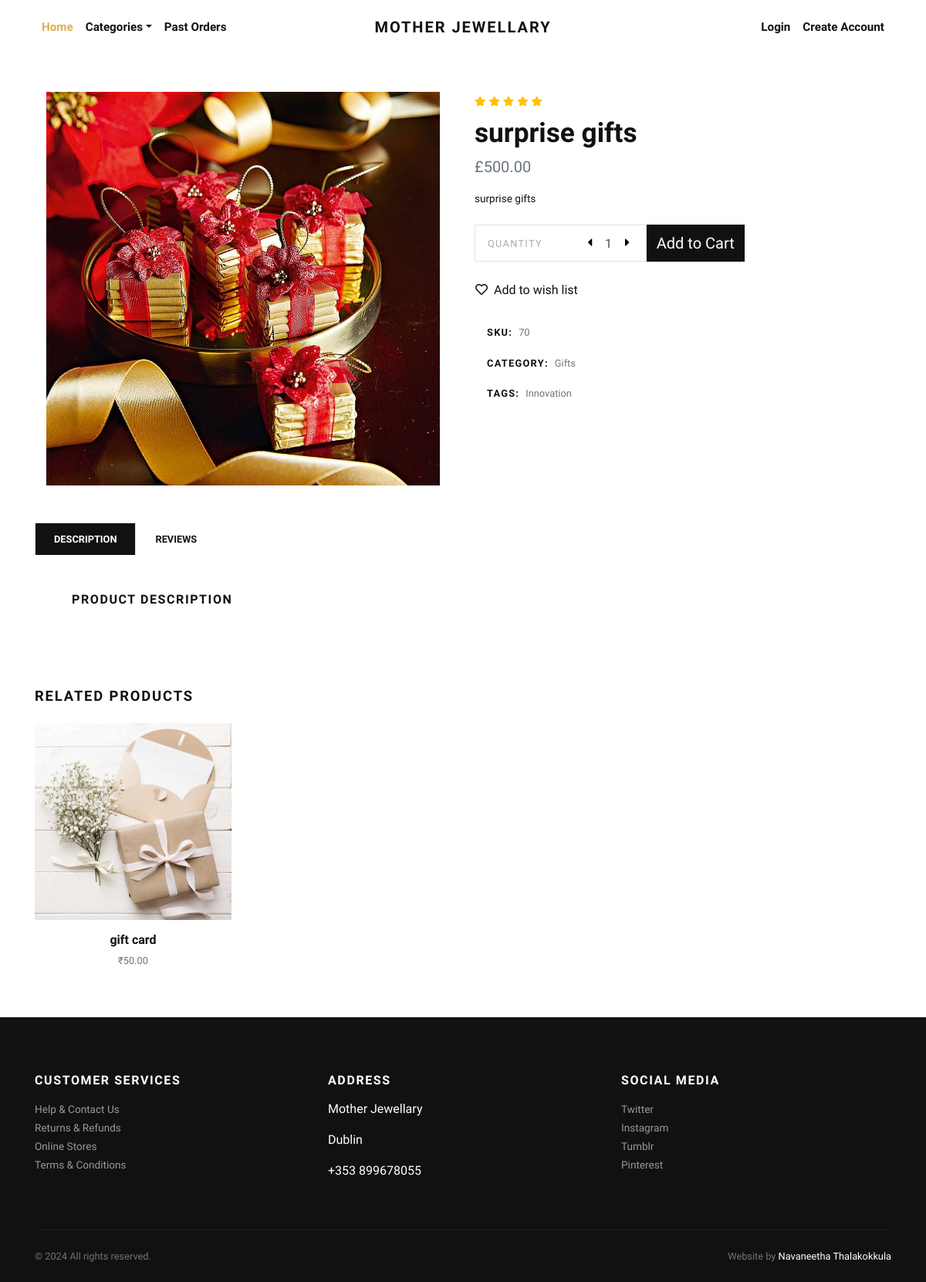
Page /product/surprise-gifts/ on the committed database.
### store/models.py (models this page shows, shortened)
class Product(models.Model):
    title = models.CharField(max_length=150, verbose_name="Product Title")
    slug = models.SlugField(max_length=160, verbose_name="Product Slug")
    sku = models.CharField(max_length=255, unique=True, verbose_name="Unique Product ID (SKU)")
    short_description = models.TextField(verbose_name="Short Description")
    detail_description = models.TextField(blank=True, null=True, verbose_name="Detail Description")
    product_image = models.ImageField(upload_to='product', blank=True, null=True, verbose_name="Product Image")
    price = models.DecimalField(max_digits=8, decimal_places=2)
    category = models.ForeignKey(Category, verbose_name="Product Categoy", on_delete=models.CASCADE)
    is_active = models.BooleanField(verbose_name="Is Active?")
    is_featured = models.BooleanField(verbose_name="Is Featured?")
    created_at = models.DateTimeField(auto_now_add=True, verbose_name="Created Date")
    updated_at = models.DateTimeField(auto_now=True, verbose_name="Updated Date")
    class Meta:
        verbose_name_plural = 'Products'
        ordering = ('-created_at', )

class Category(models.Model):
    title = models.CharField(max_length=50, verbose_name="Category Title")
    slug = models.SlugField(max_length=55, verbose_name="Category Slug")
    description = models.TextField(blank=True, verbose_name="Category Description")
    category_image = models.ImageField(upload_to='category', blank=True, null=True, verbose_name="Category Image")
    is_active = models.BooleanField(verbose_name="Is Active?")
    is_featured = models.BooleanField(verbose_name="Is Featured?")
    created_at = models.DateTimeField(auto_now_add=True, verbose_name="Created Date")
    updated_at = models.DateTimeField(auto_now=True, verbose_name="Updated Date")
    class Meta:
        verbose_name_plural = 'Categories'
        ordering = ('-created_at', )
    def __str__(self):
        return self.title

### store/views.py (the view)
# urls.py: path('product/<slug:slug>/', views.detail, name="product-detail"),
def detail(request, slug):
    product = get_object_or_404(Product, slug=slug)
    related_products = Product.objects.exclude(id=product.id).filter(is_active=True, category=product.category)
    context = {
        'product': product,
        'related_products': related_products,
    }
    return render(request, 'store/detail.html', context)

### store/context_preprocessors.py (called while the page is built)
def store_menu(request):
    categories = Category.objects.filter(is_active=True)
    context = {
        'categories_menu': categories,
    }
    return context

def cart_menu(request):
    if request.user.is_authenticated:
        cart_items= Cart.objects.filter(user=request.user)
        context = {
            'cart_items': cart_items,
        }
    else:
        context = {}
    return context

### templates/store/detail.html (shortened to what this page needs)
{% extends 'base.html' %}
{% load static %}
    {% block content %}
      <section class="py-5">
        <div class="container">
          <div class="row mb-5">
            <div class="col-lg-6">
              <div class="row m-sm-0">
                <div class="col-sm-12 order-1 order-sm-2">
                  <div class="owl-carousel product-slider" data-slider-id="1">
                    {% if product.product_image %}
                      <a class="d-block" href="{{product.product_image.url}}" data-lightbox="product" title="{{product.title}}"><img class="img-fluid" src="{{product.product_image.url}}" alt="{{product.title}}"></a>
                      {% else %}
                      <a class="d-block" href="{% static 'img/product-detail-1.jpg' %}" data-lightbox="product" title="{{product.title}}"><img class="img-fluid" src="{% static 'img/product-detail-1.jpg' %}" alt="{{product.title}}"></a>
                    {% endif %}
                  </div>
                </div>
              </div>
            </div>
            <div class="col-lg-6">
              <ul class="list-inline mb-2">
                <li class="list-inline-item m-0"><i class="fas fa-star small text-warning"></i></li>
                <li class="list-inline-item m-0"><i class="fas fa-star small text-warning"></i></li>
                <li class="list-inline-item m-0"><i class="fas fa-star small text-warning"></i></li>
                <li class="list-inline-item m-0"><i class="fas fa-star small text-warning"></i></li>
                <li class="list-inline-item m-0"><i class="fas fa-star small text-warning"></i></li>
              </ul>
              <h1>{{product.title}}</h1>
              <p class="text-muted lead">£{{product.price}}</p>
              <p class="text-small mb-4">{{product.short_description}}</p>
              <div class="row align-items-stretch mb-4">
                <div class="col-sm-5 pr-sm-0">
                  <div class="border d-flex align-items-center justify-content-between py-1 px-3 bg-white border-white"><span class="small text-uppercase text-gray mr-4 no-select">Quantity</span>
                    <div class="quantity">
                      <button class="dec-btn p-0"><i class="fas fa-caret-left"></i></button>
                      <input name="quantity" class="form-control border-0 shadow-0 p-0" type="text" value="1">
                      <button class="inc-btn p-0"><i class="fas fa-caret-right"></i></button>
                    </div>
                  </div>
                </div>
                <div class="col-sm-3 pl-sm-0">
                  <form action="{% url 'store:add-to-cart' %}">
                    <button type="submit" class="btn btn-dark btn-lg btn-block h-100 d-flex align-items-center justify-content-center px-0">Add to Cart</button>
                  </form>
                </div>
              </div><a class="btn btn-link text-dark p-0 mb-4" href="#"><i class="far fa-heart mr-2"></i>Add to wish list</a><br>
              <ul class="list-unstyled small d-inline-block">
                <li class="px-3 py-2 mb-1 bg-white"><strong class="text-uppercase">SKU:</strong><span class="ml-2 text-muted">{{product.sku}}</span></li>
                <li class="px-3 py-2 mb-1 bg-white text-muted"><strong class="text-uppercase text-dark">Category:</strong><a class="reset-anchor ml-2" href="{% url 'store:category-products' product.category.slug %}">{{product.category}}</a></li>
                <li class="px-3 py-2 mb-1 bg-white text-muted"><strong class="text-uppercase text-dark">Tags:</strong><a class="reset-anchor ml-2" href="#">Innovation</a></li>
              </ul>
            </div>
          </div>
          <ul class="nav nav-tabs border-0" id="myTab" role="tablist">
            <li class="nav-item"><a class="nav-link active" id="description-tab" data-toggle="tab" href="#description" role="tab" aria-controls="description" aria-selected="true">Description</a></li>
            <li class="nav-item"><a class="nav-link" id="reviews-tab" data-toggle="tab" href="#reviews" role="tab" aria-controls="reviews" aria-selected="false">Reviews</a></li>
          </ul>
          <div class="tab-content mb-5" id="myTabContent">
            <div class="tab-pane fade show active" id="description" role="tabpanel" aria-labelledby="description-tab">
              <div class="p-4 p-lg-5 bg-white">
                <h6 class="text-uppercase">Product description </h6>
              </div>
            </div>
          </div>
          <h2 class="h5 text-uppercase mb-4">Related products</h2>
          <div class="row">
            {% if related_products %}
              {% for rp in related_products %}
                <div class="col-lg-3 col-sm-6">
                  <div class="product text-center skel-loader">
                    <div class="d-block mb-3 position-relative">
                      <a class="d-block" href="{% url 'store:product-detail' rp.slug %}">
                        {% if rp.product_image %}
                          <img class="img-fluid w-100" src="{{rp.product_image.url}}" alt="{{rp.title}}">
                        {% else %}
                        <img class="img-fluid w-100" src="{% static 'img/product-1.jpg' %}" alt="{{rp.title}}">
                        {% endif %}
                      </a>
                    </div>
                    <h6> <a class="reset-anchor" href="{% url 'store:product-detail' rp.slug %}">{{rp.title}}</a></h6>
                    <p class="small text-muted">₹{{rp.price}}</p>
                  </div>
                </div>
              {% endfor %}
            {% endif %}
          </div>
        </div>
      </section>
      {% endblock content %}

### jewelryshop/static/css/style.default.css (style rules this page uses)
.text-small { font-size: 0.85rem !important; }
.text-gray { color: #aaa !important; }
strong { font-weight: 700; }
.product img { -webkit-filter: grayscale(40%); filter: grayscale(40%); transition: all 0.3s; }
.quantity { display: -ms-flexbox; display: flex; -ms-flex-align: center; align-items: center; font-family: inherit; }
.quantity input { width: 2rem; text-align: center; }
.quantity button { background: none; border: none; width: 1rem; outline: none; }
.text-uppercase { text-transform: uppercase; letter-spacing: 0.1em; }
.border { border: 1px solid #dee2e6 !important; }
.shadow-0 { box-shadow: none !important; }
.reset-anchor { color: inherit; transition: all 0.3s; }
.no-select { cursor: default; -webkit-user-select: none; -moz-user-select: none; -ms-user-select: none; user-select: none; }
.btn { font-weight: 400; border: 1px solid transparent; font-family: inherit; padding: 0.375rem 1.5rem; font-size: 1rem; line-height: 1.5; border-radius: 0; transition: color 0.15s ease-in-out, background-color 0.15s ease-in-out, border-color 0.15s ease-in-out, box-shadow 0.15s ease-in-out; }
.btn-link { font-weight: 400; color: #dcb14a; }
.btn-dark { color: #fff; background-color: #111111; border-color: #111111; }
.btn-lg { padding: 0.5rem 1rem; font-size: 1.25rem; line-height: 1.5; border-radius: 0; }
body { font-family: "Libre Franklin", sans-serif; font-size: 1rem; font-weight: 400; line-height: 1.5; color: #111111; background-color: #fff; }
a { color: #dcb14a; text-decoration: none; }
h1, h2, h3, h4, h5, h6, .h1, .h2, .h3, .h4, .h5, .h6 { margin-bottom: 0.5rem; font-family: inherit; font-weight: 900; line-height: 1.2; color: inherit; }
h1, .h1 { font-size: 2.2rem; }
h2, .h2 { font-size: 1.9rem; }
h5, .h5 { font-size: 1.15rem; }
h6, .h6 { font-size: 1rem; }
.lead { font-size: 1.25rem; font-weight: 300; }
small, .small { font-size: 80%; font-weight: 400; }
.text-warning { color: #ffc107 !important; }
.text-dark { color: #111111 !important; }
.form-control { padding: 0.375rem 0.75rem; font-size: 1rem; line-height: 1.5; color: #495057; background-color: #fff; border: 1px solid #ced4da; border-radius: 0; transition: border-color 0.15s ease-in-out, box-shadow 0.15s ease-in-out; }
.form-control::placeholder { color: #adb5bd; font-size: 0.85rem; font-weight: 400; }
.nav-link { padding: 0.5rem 1rem; }
.nav-tabs .nav-item { margin-bottom: -1px; }
.nav-tabs .nav-link { border: 1px solid transparent; font-family: inherit; color: #111111; text-transform: uppercase; font-size: 0.8rem; transition: all 0.3s; font-weight: 700; padding: 0.7rem 1.5rem; background: #fff; border-top-left-radius: 0; border-top-right-radius: 0; }
.nav-tabs .nav-link.active, .nav-tabs .nav-link:hover, .nav-tabs .nav-item.show .nav-link { background: #111111; background-color: #111111; color: #fff; }

### rows in the picture
Product: product_image (picture), title "surprise gifts", price "500.00", short_description "surprise gifts", sku "70", category "Gifts"
Product: product_image (picture), title "gift card", price "50.00"
